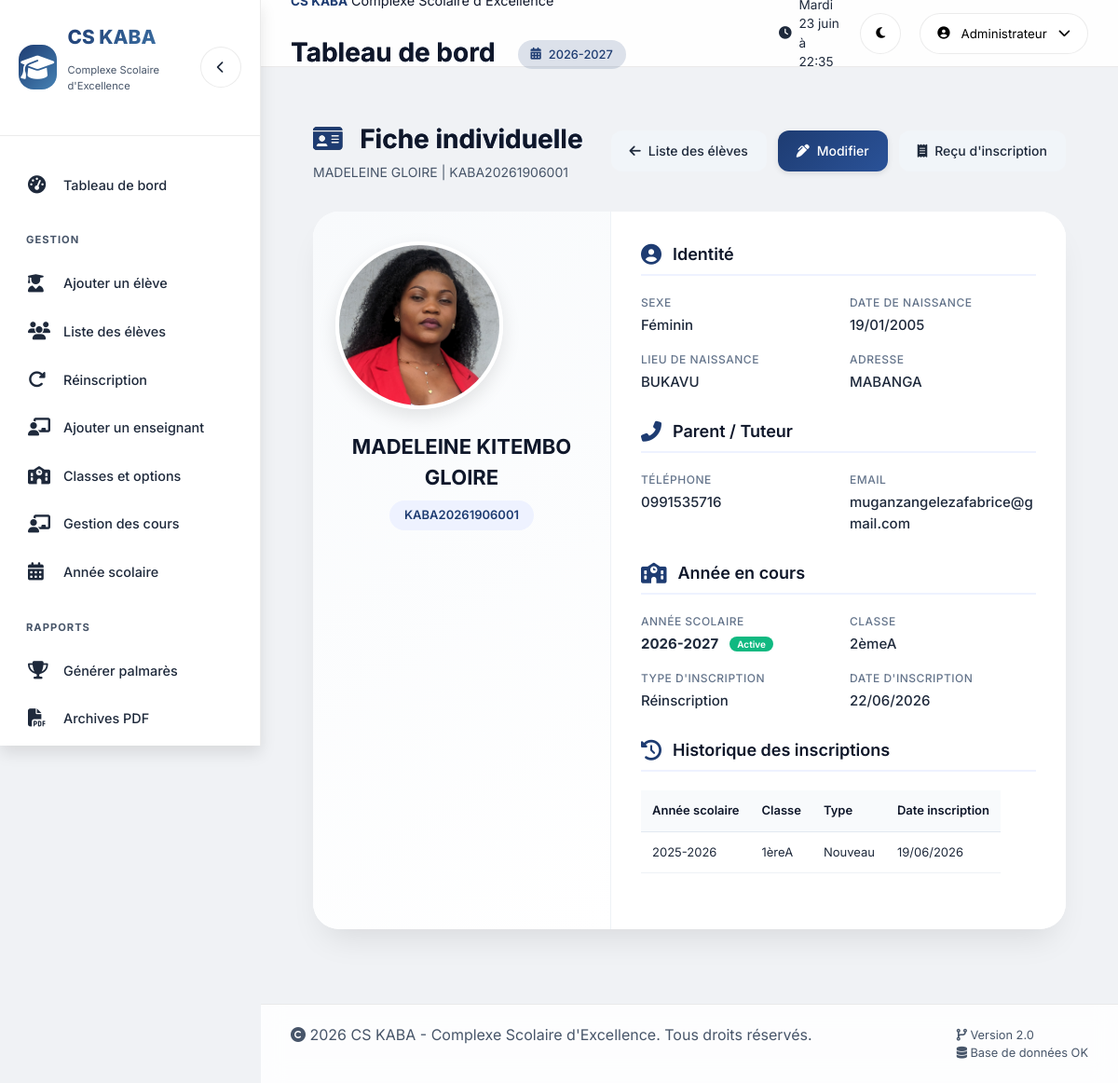
/gestion/eleves/detail/1/ (signed in), run on the app's committed database.
### Cote/models.py (models this page shows, shortened)
class AnneeScolaire(models.Model):
    annee_scolaire = models.CharField(max_length=20, unique=True, verbose_name="Année scolaire")
    est_active = models.BooleanField(default=False, verbose_name="Année active")
    date_debut = models.DateField(verbose_name="Date début")
    date_fin = models.DateField(verbose_name="Date fin")
    created_at = models.DateTimeField(auto_now_add=True, verbose_name="Date de création")
    class Meta:
        verbose_name = "Année scolaire"
        verbose_name_plural = "Années scolaires"
        ordering = ['-id']

class Personne(models.Model):
    SEXE_CHOICES = [('M', 'Masculin'), ('F', 'Féminin')]
    nom = models.CharField(max_length=100, verbose_name="Nom")
    postnom = models.CharField(max_length=100, blank=True, null=True, verbose_name="Postnom")
    prenom = models.CharField(max_length=100, verbose_name="Prénom")
    lieu_naissance = models.CharField(max_length=100, blank=True, null=True, verbose_name="Lieu de naissance")
    date_naissance = models.DateField(blank=True, null=True, verbose_name="Date de naissance")
    sexe = models.CharField(max_length=1, choices=SEXE_CHOICES, blank=True, null=True, verbose_name="Sexe")
    adresse = models.TextField(blank=True, null=True, verbose_name="Adresse")
    telephone = models.CharField(max_length=20, blank=True, null=True, verbose_name="Téléphone")
    email = models.EmailField(max_length=255, blank=True, null=True, verbose_name="Email")
    created_at = models.DateTimeField(auto_now_add=True, verbose_name="Date de création")
    photo = models.ImageField(upload_to='photos/personnes/', blank=True, null=True, verbose_name="Photo de profil")
    class Meta:
        verbose_name = "Personne"
        verbose_name_plural = "Personnes"
        ordering = ['nom', 'prenom']

class Eleve(models.Model):
    id_personne = models.OneToOneField(Personne, on_delete=models.CASCADE, verbose_name="Personne")
    matricule = models.CharField(max_length=50, unique=True, verbose_name="Matricule")
    telephone_parent = models.CharField(max_length=20, blank=True, null=True, verbose_name="Téléphone parent")
    email_parent = models.EmailField(max_length=255, blank=True, null=True, verbose_name="Email parent")
    photo = models.ImageField(upload_to='photos/eleves/', blank=True, null=True, verbose_name="Photo de l'élève")
    est_actif = models.BooleanField(default=True, verbose_name="Est actif")
    created_at = models.DateTimeField(auto_now_add=True, verbose_name="Date de création")
    class Meta:
        verbose_name = "Élève"
        verbose_name_plural = "Élèves"
        ordering = ['id_personne__nom', 'id_personne__prenom']

class Inscription(models.Model):
    TYPE_CHOICES = [('NOUVEAU', 'Nouveau'), ('REINSCRIPTION', 'Réinscription')]
    id_eleve = models.ForeignKey(Eleve, on_delete=models.CASCADE, verbose_name="Élève")
    id_classe = models.ForeignKey(Classe, on_delete=models.CASCADE, verbose_name="Classe")
    id_annee = models.ForeignKey(AnneeScolaire, on_delete=models.CASCADE, verbose_name="Année scolaire")
    type_inscription = models.CharField(max_length=20, choices=TYPE_CHOICES, verbose_name="Type d'inscription")
    date_inscription = models.DateTimeField(auto_now_add=True, verbose_name="Date d'inscription")
    est_active = models.BooleanField(default=True, verbose_name="Est active")
    created_by = models.ForeignKey(Utilisateur, on_delete=models.SET_NULL, null=True, blank=True, verbose_name="Créé par")
    class Meta:
        verbose_name = "Inscription"
        verbose_name_plural = "Inscriptions"
        unique_together = ['id_eleve', 'id_annee']

class Classe(models.Model):
    nom_classe = models.CharField(max_length=50, verbose_name="Nom de la classe")
    niveau = models.CharField(max_length=20, blank=True, null=True, verbose_name="Niveau")
    id_option = models.ForeignKey(OptionEtude, on_delete=models.SET_NULL, null=True, blank=True, verbose_name="Option")
    est_cycle_orientation = models.BooleanField(default=False, verbose_name="Est cycle d'orientation")
    capacite_max = models.IntegerField(default=30, verbose_name="Capacité maximale")
    actif = models.BooleanField(default=True, verbose_name="Actif")
    created_at = models.DateTimeField(auto_now_add=True, verbose_name="Date de création")
    class Meta:
        verbose_name = "Classe"
        verbose_name_plural = "Classes"
        ordering = ['niveau', 'nom_classe']
        unique_together = []  # Pas de contrainte d'unicité sur nom_classe + option

### Cote/views.py (the view)
# urls.py: path('gestion/eleves/detail/<int:eleve_id>/', views.detail_eleve, name='detail_eleve'),
def detail_eleve(request, eleve_id):
    if not request.session.get('user_id'):
        return redirect('login')
    if request.session.get('user_role') != 'DE':
        messages.error(request, 'Accès non autorisé')
        return redirect('login')
    try:
        eleve = Eleve.objects.select_related('id_personne').get(id=eleve_id, est_actif=True)
    except Eleve.DoesNotExist:
        messages.error(request, 'Élève introuvable')
        return redirect('liste_eleves')
    annee_active = AnneeScolaire.objects.filter(est_active=True).first()
    inscription_actuelle = None
    if annee_active:
        try:
            inscription_actuelle = Inscription.objects.select_related('id_classe').get(
                id_eleve=eleve, id_annee=annee_active, est_active=True
            )
        except Inscription.DoesNotExist:
            pass
    inscriptions_passees = Inscription.objects.filter(id_eleve=eleve).exclude(id_annee=annee_active).select_related('id_annee', 'id_classe').order_by('-date_inscription')
    context = {
        'user_nom': request.session.get('user_nom'), 'eleve': eleve, 'personne': eleve.id_personne,
        'photo_url': eleve.photo.url if eleve.photo else None, 'inscription_actuelle': inscription_actuelle,
        'inscriptions_passees': inscriptions_passees, 'annee_active': annee_active,
        'page_title': f'Détail de {eleve.id_personne.nom} {eleve.id_personne.prenom} - CS KABA'
    }
    return render(request, 'Cote/admin/detail_eleve.html', context)

### Cote/templates/Cote/admin/detail_eleve.html (shortened to what this page needs)
{% extends "Cote/admin/includes/head.html" %}
{% load static %}
{% block extra_head %}
<link rel="stylesheet" href="{% static 'css/admin/detail_eleve.css' %}">
{% endblock %}
{% block body %}
<div class="page-container">
    <div class="page-header">
        <div class="page-header-content">
            <h1 class="page-title">
                <i class="fas fa-id-card"></i>
                Fiche individuelle
            </h1>
            <p class="page-subtitle">{{ personne.nom }} {{ personne.prenom }} | {{ eleve.matricule }}</p>
        </div>
        <div class="page-actions">
            <a href="{% url 'liste_eleves' %}" class="btn-secondary">
                <i class="fas fa-arrow-left"></i> Liste des élèves
            </a>
            <a href="{% url 'modifier_eleve_page' eleve.id %}" class="btn-primary">
                <i class="fas fa-pen-alt"></i> Modifier
            </a>
            <a href="{% url 'recu_inscription' eleve.id %}" target="_blank" class="btn-secondary">
                <i class="fas fa-receipt"></i> Reçu d'inscription
            </a>
        </div>
    </div>
    <div class="student-profile-card">
        <div class="profile-left">
            <div class="photo-frame">
                {% if photo_url %}
                    <img src="{{ photo_url }}" alt="Photo" class="student-photo">
                {% else %}
                    <div class="no-photo">
                        <i class="fas fa-user-graduate fa-5x"></i>
                        <span>Aucune photo</span>
                    </div>
                {% endif %}
            </div>
            <div class="identity-badge">
                <h2>{{ personne.nom }} {{ personne.postnom }} {{ personne.prenom }}</h2>
                <span class="matricule-badge">{{ eleve.matricule }}</span>
            </div>
        </div>
        <div class="profile-right">
            <div class="info-section">
                <div class="section-title">
                    <i class="fas fa-user-circle"></i>
                    <h3>Identité</h3>
                </div>
                <div class="info-grid">
                    <div class="info-item">
                        <span class="info-label">Sexe</span>
                        <span class="info-value">{{ personne.get_sexe_display|default:"Non renseigné" }}</span>
                    </div>
                    <div class="info-item">
                        <span class="info-label">Date de naissance</span>
                        <span class="info-value">{{ personne.date_naissance|date:"d/m/Y"|default:"Non renseignée" }}</span>
                    </div>
                    <div class="info-item">
                        <span class="info-label">Lieu de naissance</span>
                        <span class="info-value">{{ personne.lieu_naissance|default:"Non renseigné" }}</span>
                    </div>
                    <div class="info-item">
                        <span class="info-label">Adresse</span>
                        <span class="info-value">{{ personne.adresse|default:"Non renseignée" }}</span>
                    </div>
                </div>
            </div>
            <div class="info-section">
                <div class="section-title">
                    <i class="fas fa-phone-alt"></i>
                    <h3>Parent / Tuteur</h3>
                </div>
                <div class="info-grid two-cols">
                    <div class="info-item">
                        <span class="info-label">Téléphone</span>
                        <span class="info-value">{{ eleve.telephone_parent|default:"Non renseigné" }}</span>
                    </div>
                    <div class="info-item">
                        <span class="info-label">Email</span>
                        <span class="info-value">{{ eleve.email_parent|default:"Non renseigné" }}</span>
                    </div>
                </div>
            </div>
            <div class="info-section">
                <div class="section-title">
                    <i class="fas fa-school"></i>
                    <h3>Année en cours</h3>
                </div>
                {% if annee_active %}
                    <div class="info-grid two-cols">
                        <div class="info-item">
                            <span class="info-label">Année scolaire</span>
                            <span class="info-value"><strong>{{ annee_active.annee_scolaire }}</strong> <span class="active-badge">Active</span></span>
                        </div>
                        {% if inscription_actuelle %}
                            <div class="info-item">
                                <span class="info-label">Classe</span>
                                <span class="info-value">{{ inscription_actuelle.id_classe.nom_classe }}</span>
                            </div>
                            <div class="info-item">
                                <span class="info-label">Type d'inscription</span>
                                <span class="info-value">{{ inscription_actuelle.get_type_inscription_display }}</span>
                            </div>
                            <div class="info-item">
                                <span class="info-label">Date d'inscription</span>
                                <span class="info-value">{{ inscription_actuelle.date_inscription|date:"d/m/Y" }}</span>
                            </div>
                        {% else %}
                            <div class="info-item full-width">
                                <span class="info-label">Statut</span>
                                <span class="info-value text-warning">Non inscrit cette année</span>
                            </div>
                        {% endif %}
                    </div>
                {% else %}
                    <div class="info-item full-width">
                        <span class="info-label">Statut</span>
                        <span class="info-value text-warning">Aucune année scolaire active</span>
                    </div>
                {% endif %}
            </div>
            {% if inscriptions_passees %}
            <div class="info-section">
                <div class="section-title">
                    <i class="fas fa-history"></i>
                    <h3>Historique des inscriptions</h3>
                </div>
                <div class="history-wrapper">
                    <table class="history-table">
                        <thead>
                            <tr>
                                <th>Année scolaire</th>
                                <th>Classe</th>
                                <th>Type</th>
                                <th>Date inscription</th>
                            </tr>
                        </thead>
                        <tbody>
                            {% for ins in inscriptions_passees %}
                            <tr>
                                <td>{{ ins.id_annee.annee_scolaire }}</td>
                                <td>{{ ins.id_classe.nom_classe }}</td>
                                <td>{{ ins.get_type_inscription_display }}</td>
                                <td>{{ ins.date_inscription|date:"d/m/Y" }}</td>
                            </tr>
                            {% endfor %}
                        </tbody>
                    </table>
                </div>
            </div>
            {% endif %}
        </div>
    </div>
</div>
{% endblock %}

### Cote/templates/Cote/admin/includes/topbar.html (shortened to what this page needs)
<header class="topbar">
    <div class="topbar-left">
        <div class="etablissement-info">
            <strong>CS KABA</strong>
            <small>Complexe Scolaire d'Excellence</small>
        </div>
        <h1 class="page-title">{% block page_title %}Tableau de bord{% endblock %}</h1>
        {% if annee_active %}
        <div class="year-badge">
            <i class="fas fa-calendar-alt"></i>
            <span>{{ annee_active.annee_scolaire }}</span>
        </div>
        {% endif %}
    </div>
    <div class="topbar-right">
        <div class="date-time">
            <i class="fas fa-clock"></i>
            <span id="currentDateTime"></span>
        </div>
        <button class="theme-toggle" id="themeToggle" aria-label="Changer de thème">
            <i class="fas fa-moon"></i>
        </button>
        <div class="user-dropdown">
            <button class="dropdown-trigger">
                <i class="fas fa-user-circle"></i>
                <span>{{ user_nom|default:"Administrateur" }}</span>
                <i class="fas fa-chevron-down"></i>
            </button>
        </div>
    </div>
</header>

### data on the page
AnneeScolaire: annee_scolaire "2026-2027"
Personne: nom "MADELEINE", prenom "GLOIRE", postnom "KITEMBO", sexe "Féminin", date_naissance "19/01/2005", lieu_naissance "BUKAVU", adresse "MABANGA"
Eleve: matricule "KABA20261906001", telephone_parent "0991535716", email_parent "muganzangelezafabrice@gmail.com"
Inscription: id_classe.nom_classe "2èmeA", type_inscription "Réinscription", date_inscription "22/06/2026"
Inscription: id_annee.annee_scolaire "2025-2026", id_classe.nom_classe "1èreA", type_inscription "Nouveau", date_inscription "19/06/2026"

### other printed values
{{ user_nom|default:"Administrateur" }} "Administrateur"
